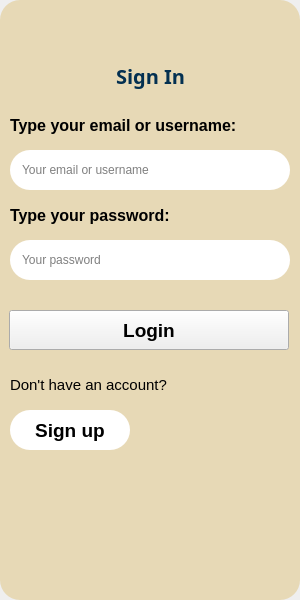
<?xml version="1.0" encoding="UTF-8"?>
<ui version="4.0">
 <class>MainWindow</class>
 <widget class="QMainWindow" name="MainWindow">
  <property name="geometry">
   <rect>
    <x>0</x>
    <y>0</y>
    <width>300</width>
    <height>600</height>
   </rect>
  </property>
  <property name="windowTitle">
   <string>MainWindow</string>
  </property>
  <widget class="QWidget" name="centralwidget">
   <widget class="QWidget" name="widget" native="true">
    <property name="geometry">
     <rect>
      <x>0</x>
      <y>0</y>
      <width>300</width>
      <height>600</height>
     </rect>
    </property>
    <property name="minimumSize">
     <size>
      <width>300</width>
      <height>600</height>
     </size>
    </property>
    <property name="maximumSize">
     <size>
      <width>300</width>
      <height>600</height>
     </size>
    </property>
    <property name="styleSheet">
     <string notr="true">QWidget#widget {
	background-color:rgb(231, 217, 182);
	border-radius: 20px;
}</string>
    </property>
    <widget class="QLabel" name="label">
     <property name="geometry">
      <rect>
       <x>50</x>
       <y>60</y>
       <width>201</width>
       <height>31</height>
      </rect>
     </property>
     <property name="font">
      <font>
       <family>Segoe MDL2 Assets</family>
       <pointsize>15</pointsize>
       <italic>false</italic>
       <bold>true</bold>
       <underline>false</underline>
      </font>
     </property>
     <property name="styleSheet">
      <string notr="true">color:rgb(3, 48, 81)</string>
     </property>
     <property name="text">
      <string>Sign In</string>
     </property>
     <property name="alignment">
      <set>Qt::AlignCenter</set>
     </property>
     <property name="wordWrap">
      <bool>true</bool>
     </property>
    </widget>
    <widget class="QLabel" name="label_2">
     <property name="geometry">
      <rect>
       <x>10</x>
       <y>110</y>
       <width>280</width>
       <height>30</height>
      </rect>
     </property>
     <property name="font">
      <font>
       <family>Segoe UI</family>
       <pointsize>12</pointsize>
       <bold>true</bold>
      </font>
     </property>
     <property name="text">
      <string>Type your email or username:</string>
     </property>
    </widget>
    <widget class="QLineEdit" name="lineEdit">
     <property name="geometry">
      <rect>
       <x>10</x>
       <y>150</y>
       <width>280</width>
       <height>40</height>
      </rect>
     </property>
     <property name="styleSheet">
      <string notr="true">background-color: rgb(255, 255, 255);
border-radius: 20px;
padding: 0px 10px;</string>
     </property>
     <property name="placeholderText">
      <string>Your email or username</string>
     </property>
    </widget>
    <widget class="QLabel" name="label_4">
     <property name="geometry">
      <rect>
       <x>10</x>
       <y>200</y>
       <width>280</width>
       <height>30</height>
      </rect>
     </property>
     <property name="font">
      <font>
       <family>Segoe UI</family>
       <pointsize>12</pointsize>
       <bold>true</bold>
      </font>
     </property>
     <property name="text">
      <string>Type your password:</string>
     </property>
    </widget>
    <widget class="QLineEdit" name="lineEdit_2">
     <property name="geometry">
      <rect>
       <x>10</x>
       <y>240</y>
       <width>280</width>
       <height>40</height>
      </rect>
     </property>
     <property name="styleSheet">
      <string notr="true">background-color: rgb(255, 255, 255);
border-radius: 20px;
padding: 0px 10px;</string>
     </property>
     <property name="echoMode">
      <enum>QLineEdit::Password</enum>
     </property>
     <property name="placeholderText">
      <string>Your password</string>
     </property>
    </widget>
    <widget class="QLabel" name="label_5">
     <property name="geometry">
      <rect>
       <x>10</x>
       <y>370</y>
       <width>161</width>
       <height>30</height>
      </rect>
     </property>
     <property name="font">
      <font>
       <family>Segoe UI</family>
       <pointsize>11</pointsize>
      </font>
     </property>
     <property name="text">
      <string>Don't have an account?</string>
     </property>
    </widget>
    <widget class="QPushButton" name="pushButton">
     <property name="geometry">
      <rect>
       <x>10</x>
       <y>410</y>
       <width>120</width>
       <height>40</height>
      </rect>
     </property>
     <property name="font">
      <font>
       <pointsize>14</pointsize>
       <bold>true</bold>
      </font>
     </property>
     <property name="styleSheet">
      <string notr="true">QPushButton {
    background-color:rgb(255, 255, 255);
    border-radius: 20px;
}

QPushButton:hover {
    background-color: rgb(208, 208, 208);
}
</string>
     </property>
     <property name="text">
      <string>Sign up</string>
     </property>
    </widget>
    <widget class="QPushButton" name="pushButton_2">
     <property name="geometry">
      <rect>
       <x>10</x>
       <y>10</y>
       <width>32</width>
       <height>32</height>
      </rect>
     </property>
     <property name="styleSheet">
      <string notr="true">QPushButton {
	background-color:rgb(231, 217, 182);
    border-radius: 10px;
}
QPushButton:hover {
    background-color: rgb(116, 116, 116);
}
</string>
     </property>
     <property name="text">
      <string/>
     </property>
     <property name="icon">
      <iconset>
       <normaloff>../Resource/Images/left arrow.png</normaloff>../Resource/Images/left arrow.png</iconset>
     </property>
     <property name="iconSize">
      <size>
       <width>32</width>
       <height>32</height>
      </size>
     </property>
    </widget>
    <widget class="QPushButton" name="pushButton_3">
     <property name="geometry">
      <rect>
       <x>9</x>
       <y>310</y>
       <width>280</width>
       <height>40</height>
      </rect>
     </property>
     <property name="font">
      <font>
       <family>Segoe UI</family>
       <pointsize>14</pointsize>
       <bold>true</bold>
      </font>
     </property>
     <property name="styleSheet">
      <string notr="true">QPushButton {
	background-color: rgb(255, 127, 67);
    border-radius: 20px;
	color: white;
}

QPushButton:hover {
    background-color:rgb(255, 172, 103);
};
</string>
     </property>
     <property name="text">
      <string>Login</string>
     </property>
    </widget>
   </widget>
  </widget>
 </widget>
 <resources/>
 <connections/>
</ui>
